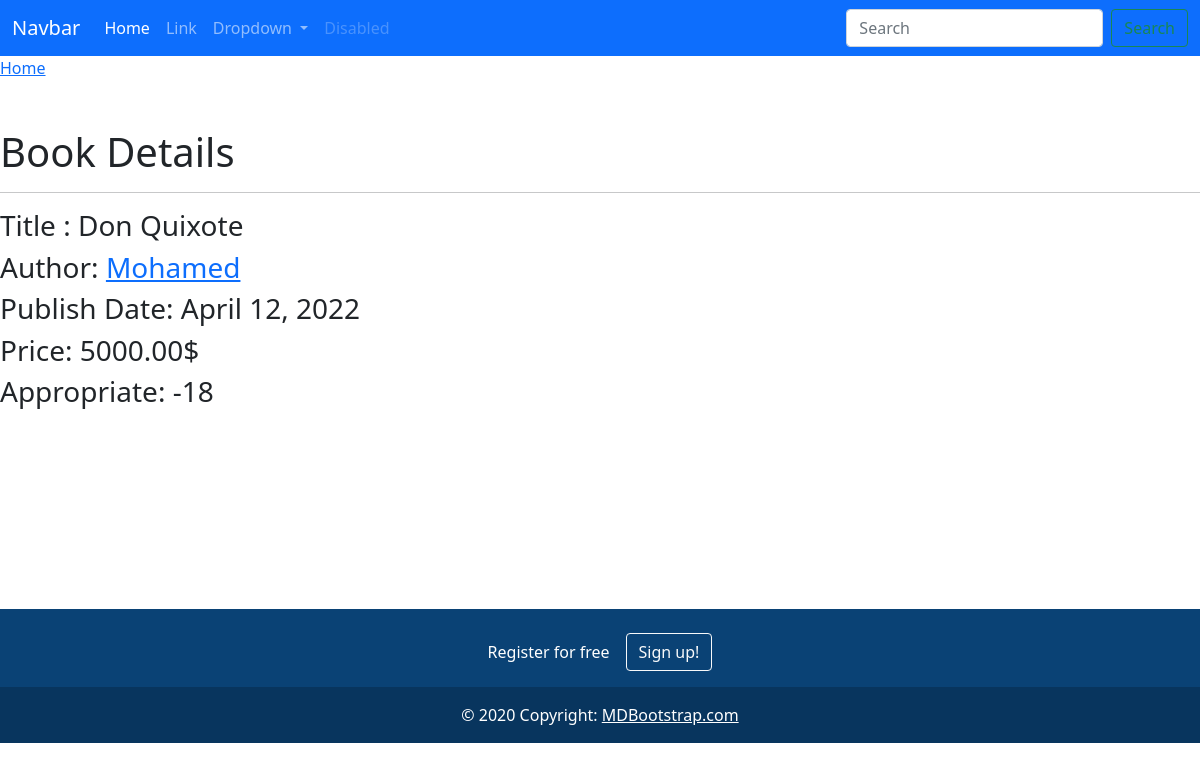
The page /books/2 on the database its author committed.
### books_list/models.py (models this page shows, shortened)
class Book(models.Model):
    name = models.CharField(max_length=200)
    publish_date =models.DateField()
    add_to_site_at = models.DateTimeField(auto_now_add=True)
    author = models.ForeignKey(Author, on_delete=models.CASCADE)
    price = models.DecimalField(max_digits=10, decimal_places=2)
    appropriate = models.CharField(max_length=200, choices=([('-18', 'Under 18'), ('18-25', '18-25'), ('+25', 'adults')]))
    image = models.ImageField(upload_to='books_list/uploads/covers')

class Author(models.Model):
    name = models.CharField(max_length=200)
    def __str__(self):
        return self.name

### books_list/views.py (the view)
# urls.py: path('<int:book_id>', show, name="show_book"),
def show(request, book_id):
    book = get_object_or_404(Book, id=book_id)
    context = {
        "book": book
    }
    return render(request, 'books_list/show.html', context=context)

### books_list/templates/books_list/show.html (shortened to what this page needs)
{% extends 'books_list/base.html' %}
{% load static %}
{% block content %}
    <a class="link-primary" href="{%  url 'index' %}">Home</a>
<br><br><br>
    <h1>Book Details</h1>
    <hr />
    <h3>Title : {{book.name}}</h3>
    <h3>Author: <a href="{% url 'show_author' book.author.id %}">{{book.author}}</a></h3>
    <h3>Publish Date: {{book.publish_date}}</h3>
    <h3>Price: {{book.price}}$</h3>
    <h3>Appropriate: {{book.appropriate}}</h3>
{% endblock %}

### rows shown on the page
Book: name "Don Quixote", author "Mohamed", publish_date "April 12, 2022", price "5000.00", appropriate "-18"
